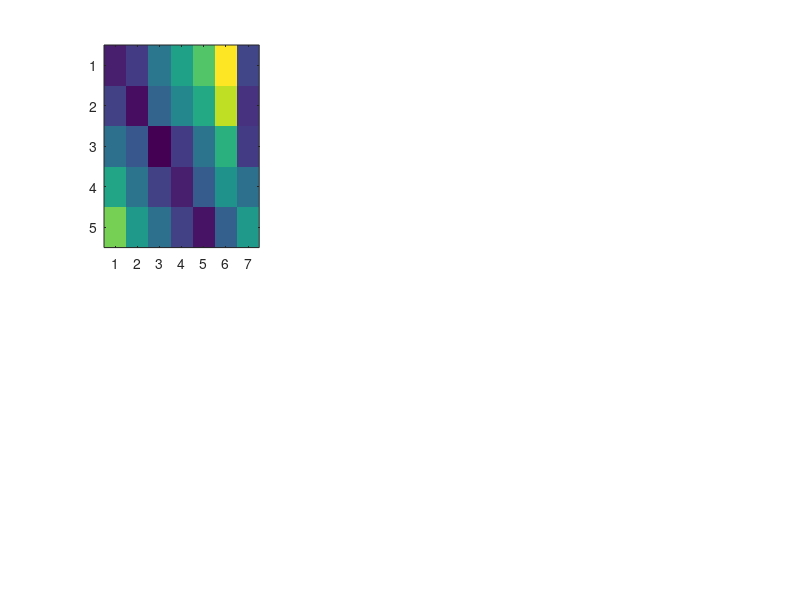

Source code (MATLAB): (Note: this script raises an error after producing the figure.)
% Fire Station Response Time Simulation under Varying Traffic Conditions

clc; clear; close all;

% Define stations and regions
stations = {'S1','S2','S3','S4','S5'};
regions = {'R1','R2','R3','R4','R5','R6','R7'};

% Distance matrix from each station to each region (in kilometers)
D = [
    2.5, 3.0, 4.2, 5.1, 6.0, 7.5, 3.2;
    3.1, 2.2, 3.8, 4.5, 5.3, 6.9, 2.8;
    4.0, 3.5, 2.0, 3.0, 4.1, 5.5, 3.0;
    5.2, 4.1, 3.1, 2.5, 3.6, 4.8, 4.0;
    6.3, 5.0, 4.0, 3.1, 2.3, 3.7, 5.0
];

% Traffic condition speeds [Heavy vehicle speed, Light vehicle speed] in km/h
traffic_conditions = struct( ...
    'Light', [40, 50], ...
    'Average', [52.5, 62.5], ...
    'Heavy', [65, 75]);

% Prepare figure
figure;
condition_names = fieldnames(traffic_conditions);
vehicle_types = {'Heavy', 'Light'};

% Loop over vehicle types and traffic conditions
for v = 1:length(vehicle_types)
    for t = 1:length(condition_names)
        cond = condition_names{t};
        speeds = traffic_conditions.(cond); % [hv_speed, lv_speed]

        % Choose correct speed (in km/min)
        if strcmp(vehicle_types{v}, 'Heavy')
            speed_km_min = speeds(1) / 60;
        else
            speed_km_min = speeds(2) / 60;
        end

        % Compute response time (minutes)
        T = D / speed_km_min;

        % Plotting
        subplot(2,3,(v-1)*3 + t);
        imagesc(T);  % Create heatmap
        colormap('parula');  % Use built-in colormap
        colorbar;
        title([vehicle_types{v} ' Vehicles - ' cond ' Traffic']);
        xlabel('Regions'); ylabel('Stations');
        xticks(1:length(regions)); xticklabels(regions);
        yticks(1:length(stations)); yticklabels(stations);
    end
end

% Overall title
sgtitle('Response Time Heatmaps for Fire Stations (in Minutes)');
